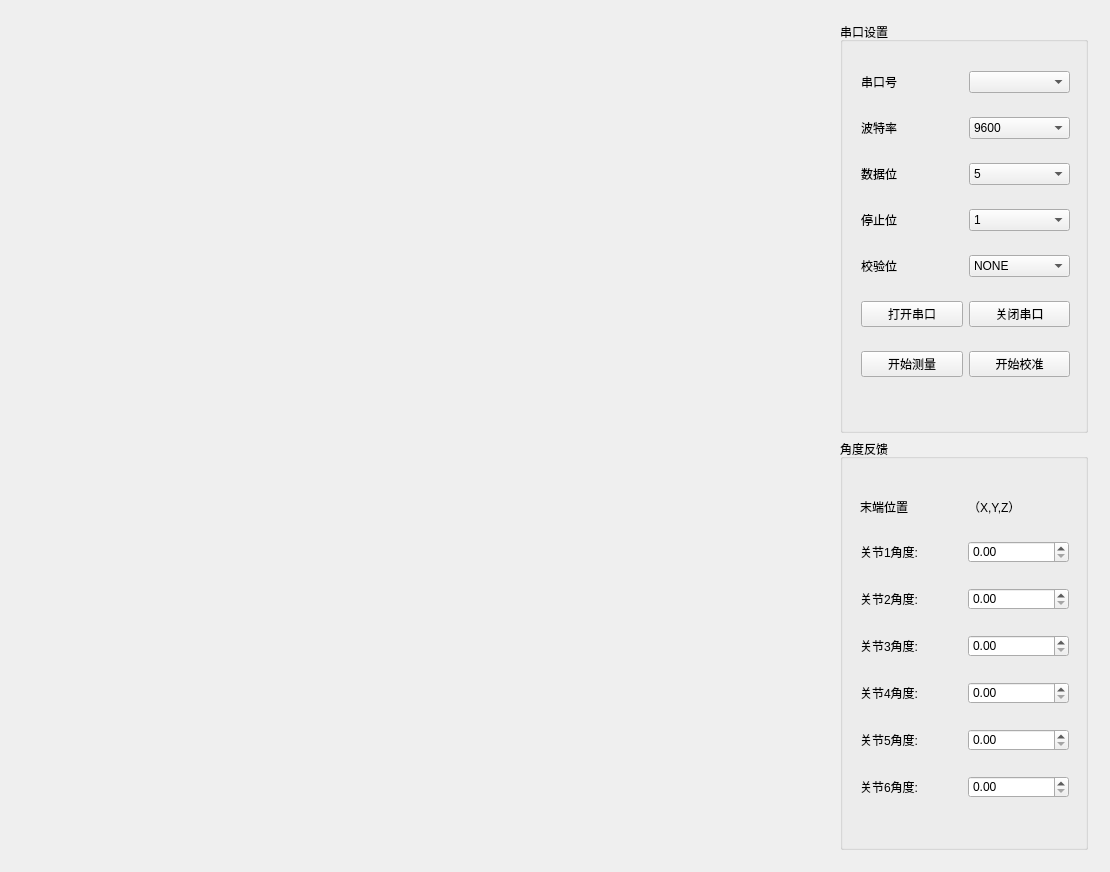
<?xml version="1.0" encoding="UTF-8"?>
<ui version="4.0">
 <class>RobotDialog</class>
 <widget class="QWidget" name="RobotDialog">
  <property name="geometry">
   <rect>
    <x>0</x>
    <y>0</y>
    <width>1110</width>
    <height>872</height>
   </rect>
  </property>
  <property name="sizePolicy">
   <sizepolicy hsizetype="Preferred" vsizetype="Preferred">
    <horstretch>0</horstretch>
    <verstretch>0</verstretch>
   </sizepolicy>
  </property>
  <property name="windowTitle">
   <string>机械臂+灵巧手实验平台</string>
  </property>
  <property name="styleSheet">
   <string notr="true">QSplitter::handle:horizontal {
    width: 3px;
	background-color: rgb(10,10,10);
}
QSplitter::handle:horizontal:pressed {
	background-color: rgb(1,155,72);
}

QSplitter::handle:vertical {
    height: 4px;
	background-color: rgb(10,10,10);
}
QSplitter::handle:vertical:pressed {
	background-color:  rgb(1,155,72);
}</string>
  </property>
  <layout class="QHBoxLayout" name="horizontalLayout_3">
   <item>
    <layout class="QHBoxLayout" name="horizontalLayout" stretch="3,1">
     <item>
      <widget class="QWidget" name="verticalLayout_3D" native="true">
       <layout class="QVBoxLayout" name="verticalLayout_6">
        <item>
         <layout class="QVBoxLayout" name="verticalLayout_4"/>
        </item>
       </layout>
      </widget>
     </item>
     <item>
      <widget class="QWidget" name="verticalLayout_Control" native="true">
       <layout class="QVBoxLayout" name="verticalLayout">
        <item>
         <layout class="QVBoxLayout" name="verticalLayout_5" stretch="0,0">
          <item>
           <widget class="QGroupBox" name="groupBox_Serial">
            <property name="sizePolicy">
             <sizepolicy hsizetype="Expanding" vsizetype="Expanding">
              <horstretch>0</horstretch>
              <verstretch>0</verstretch>
             </sizepolicy>
            </property>
            <property name="title">
             <string>串口设置</string>
            </property>
            <widget class="QWidget" name="gridLayoutWidget">
             <property name="geometry">
              <rect>
               <x>10</x>
               <y>20</y>
               <width>231</width>
               <height>371</height>
              </rect>
             </property>
             <layout class="QGridLayout" name="gridLayout_Serial">
              <item row="1" column="2">
               <widget class="QComboBox" name="comboBox_baudrate">
                <item>
                 <property name="text">
                  <string>9600</string>
                 </property>
                </item>
                <item>
                 <property name="text">
                  <string>19200</string>
                 </property>
                </item>
                <item>
                 <property name="text">
                  <string>38400</string>
                 </property>
                </item>
                <item>
                 <property name="text">
                  <string>57600</string>
                 </property>
                </item>
                <item>
                 <property name="text">
                  <string>115200</string>
                 </property>
                </item>
               </widget>
              </item>
              <item row="0" column="2">
               <widget class="QComboBox" name="comboBox_port"/>
              </item>
              <item row="5" column="2">
               <widget class="QPushButton" name="btn_closeSerial">
                <property name="text">
                 <string>关闭串口</string>
                </property>
               </widget>
              </item>
              <item row="4" column="1">
               <widget class="QLabel" name="label_parity">
                <property name="text">
                 <string>校验位</string>
                </property>
               </widget>
              </item>
              <item row="1" column="1">
               <widget class="QLabel" name="label_baudrate">
                <property name="text">
                 <string>波特率</string>
                </property>
               </widget>
              </item>
              <item row="3" column="1">
               <widget class="QLabel" name="label_stopbits">
                <property name="text">
                 <string>停止位</string>
                </property>
               </widget>
              </item>
              <item row="2" column="1">
               <widget class="QLabel" name="label_databits">
                <property name="text">
                 <string>数据位</string>
                </property>
               </widget>
              </item>
              <item row="5" column="1">
               <widget class="QPushButton" name="btn_openSerial">
                <property name="text">
                 <string>打开串口</string>
                </property>
               </widget>
              </item>
              <item row="2" column="2">
               <widget class="QComboBox" name="comboBox_databits">
                <item>
                 <property name="text">
                  <string>5</string>
                 </property>
                </item>
                <item>
                 <property name="text">
                  <string>6</string>
                 </property>
                </item>
                <item>
                 <property name="text">
                  <string>7</string>
                 </property>
                </item>
                <item>
                 <property name="text">
                  <string>8</string>
                 </property>
                </item>
               </widget>
              </item>
              <item row="0" column="1">
               <widget class="QLabel" name="label_port">
                <property name="text">
                 <string>串口号</string>
                </property>
               </widget>
              </item>
              <item row="3" column="2">
               <widget class="QComboBox" name="comboBox_stopbits">
                <item>
                 <property name="text">
                  <string>1</string>
                 </property>
                </item>
                <item>
                 <property name="text">
                  <string>1.5</string>
                 </property>
                </item>
                <item>
                 <property name="text">
                  <string>2</string>
                 </property>
                </item>
               </widget>
              </item>
              <item row="4" column="2">
               <widget class="QComboBox" name="comboBox_parity">
                <property name="sizePolicy">
                 <sizepolicy hsizetype="Preferred" vsizetype="Fixed">
                  <horstretch>0</horstretch>
                  <verstretch>0</verstretch>
                 </sizepolicy>
                </property>
                <item>
                 <property name="text">
                  <string>NONE</string>
                 </property>
                </item>
                <item>
                 <property name="text">
                  <string>ODD</string>
                 </property>
                </item>
                <item>
                 <property name="text">
                  <string>EVEN</string>
                 </property>
                </item>
                <item>
                 <property name="text">
                  <string>MARK</string>
                 </property>
                </item>
                <item>
                 <property name="text">
                  <string>SPACE</string>
                 </property>
                </item>
               </widget>
              </item>
              <item row="6" column="1">
               <widget class="QPushButton" name="btn_startMeasurement">
                <property name="text">
                 <string>开始测量</string>
                </property>
               </widget>
              </item>
              <item row="6" column="2">
               <widget class="QPushButton" name="btn_calibration">
                <property name="text">
                 <string>开始校准</string>
                </property>
               </widget>
              </item>
             </layout>
            </widget>
           </widget>
          </item>
          <item>
           <widget class="QGroupBox" name="groupBox_Angle">
            <property name="sizePolicy">
             <sizepolicy hsizetype="Expanding" vsizetype="Expanding">
              <horstretch>0</horstretch>
              <verstretch>0</verstretch>
             </sizepolicy>
            </property>
            <property name="title">
             <string>角度反馈</string>
            </property>
            <widget class="QWidget" name="gridLayoutWidget_2">
             <property name="geometry">
              <rect>
               <x>9</x>
               <y>29</y>
               <width>231</width>
               <height>361</height>
              </rect>
             </property>
             <layout class="QGridLayout" name="gridLayout_Angle">
              <item row="1" column="0">
               <widget class="QLabel" name="label_joint1Angle">
                <property name="text">
                 <string>关节1角度:</string>
                </property>
               </widget>
              </item>
              <item row="1" column="1">
               <widget class="QDoubleSpinBox" name="spinBox_joint1">
                <property name="sizePolicy">
                 <sizepolicy hsizetype="Minimum" vsizetype="Fixed">
                  <horstretch>0</horstretch>
                  <verstretch>0</verstretch>
                 </sizepolicy>
                </property>
               </widget>
              </item>
              <item row="2" column="0">
               <widget class="QLabel" name="label_joint2Angle">
                <property name="text">
                 <string>关节2角度:</string>
                </property>
               </widget>
              </item>
              <item row="0" column="1">
               <widget class="QLabel" name="label_endPose">
                <property name="sizePolicy">
                 <sizepolicy hsizetype="Preferred" vsizetype="Fixed">
                  <horstretch>0</horstretch>
                  <verstretch>0</verstretch>
                 </sizepolicy>
                </property>
                <property name="text">
                 <string>（X,Y,Z）</string>
                </property>
               </widget>
              </item>
              <item row="5" column="1">
               <widget class="QDoubleSpinBox" name="spinBox_joint5">
                <property name="sizePolicy">
                 <sizepolicy hsizetype="Minimum" vsizetype="Fixed">
                  <horstretch>0</horstretch>
                  <verstretch>0</verstretch>
                 </sizepolicy>
                </property>
               </widget>
              </item>
              <item row="4" column="0">
               <widget class="QLabel" name="label_joint4Angle">
                <property name="text">
                 <string>关节4角度:</string>
                </property>
               </widget>
              </item>
              <item row="2" column="1">
               <widget class="QDoubleSpinBox" name="spinBox_joint2">
                <property name="sizePolicy">
                 <sizepolicy hsizetype="Minimum" vsizetype="Fixed">
                  <horstretch>0</horstretch>
                  <verstretch>0</verstretch>
                 </sizepolicy>
                </property>
               </widget>
              </item>
              <item row="3" column="0">
               <widget class="QLabel" name="label_joint3Angle">
                <property name="text">
                 <string>关节3角度:</string>
                </property>
               </widget>
              </item>
              <item row="3" column="1">
               <widget class="QDoubleSpinBox" name="spinBox_joint3">
                <property name="sizePolicy">
                 <sizepolicy hsizetype="Minimum" vsizetype="Fixed">
                  <horstretch>0</horstretch>
                  <verstretch>0</verstretch>
                 </sizepolicy>
                </property>
               </widget>
              </item>
              <item row="4" column="1">
               <widget class="QDoubleSpinBox" name="spinBox_joint4">
                <property name="sizePolicy">
                 <sizepolicy hsizetype="Minimum" vsizetype="Fixed">
                  <horstretch>0</horstretch>
                  <verstretch>0</verstretch>
                 </sizepolicy>
                </property>
               </widget>
              </item>
              <item row="5" column="0">
               <widget class="QLabel" name="label_joint5Angle">
                <property name="text">
                 <string>关节5角度:</string>
                </property>
               </widget>
              </item>
              <item row="0" column="0">
               <widget class="QLabel" name="label_end">
                <property name="text">
                 <string>末端位置</string>
                </property>
               </widget>
              </item>
              <item row="6" column="0">
               <widget class="QLabel" name="label_joint6Angle">
                <property name="text">
                 <string>关节6角度:</string>
                </property>
               </widget>
              </item>
              <item row="6" column="1">
               <widget class="QDoubleSpinBox" name="spinBox_joint6">
                <property name="sizePolicy">
                 <sizepolicy hsizetype="Minimum" vsizetype="Fixed">
                  <horstretch>0</horstretch>
                  <verstretch>0</verstretch>
                 </sizepolicy>
                </property>
               </widget>
              </item>
             </layout>
            </widget>
           </widget>
          </item>
         </layout>
        </item>
       </layout>
      </widget>
     </item>
    </layout>
   </item>
  </layout>
 </widget>
 <layoutdefault spacing="6" margin="11"/>
 <resources/>
 <connections/>
 <slots>
  <slot>openSerial()</slot>
  <slot>closeSerial()</slot>
 </slots>
</ui>
